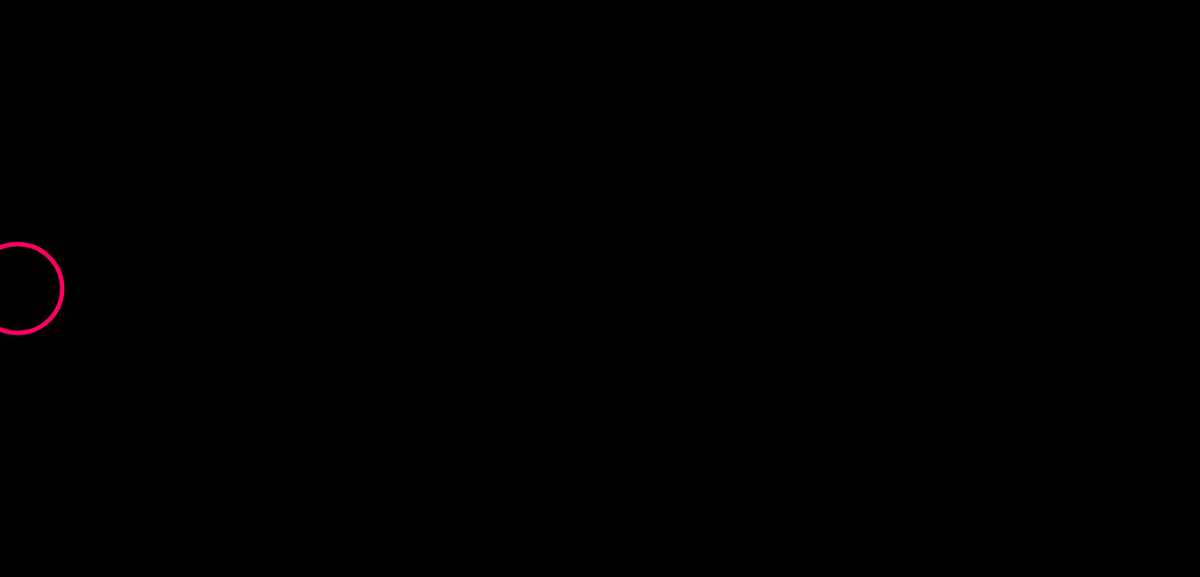
Frame 1 (no input)
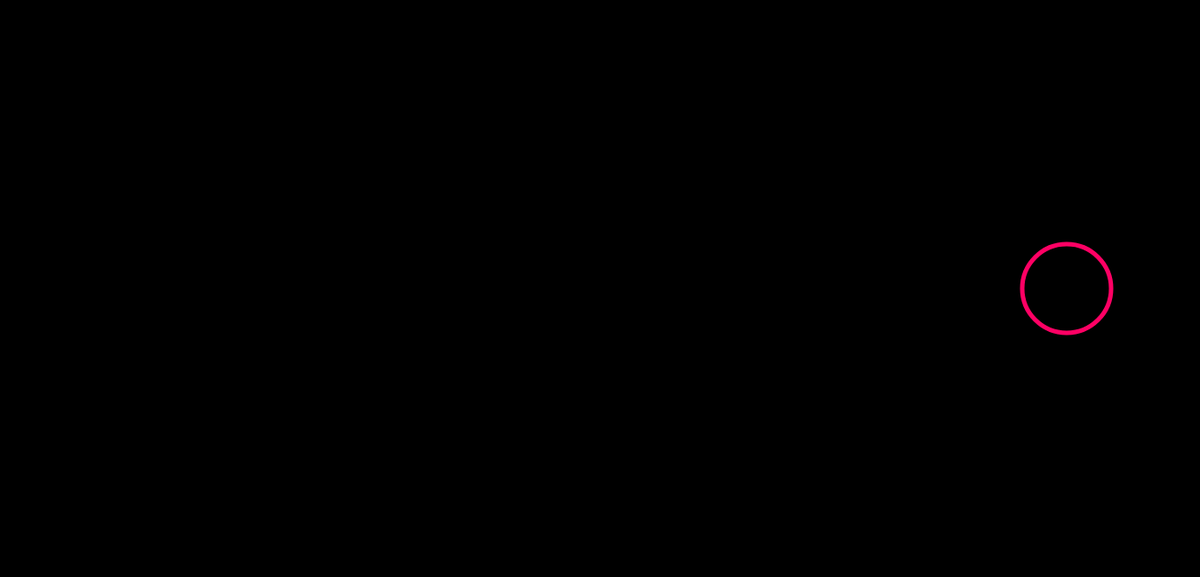
Frame 60 (no input)
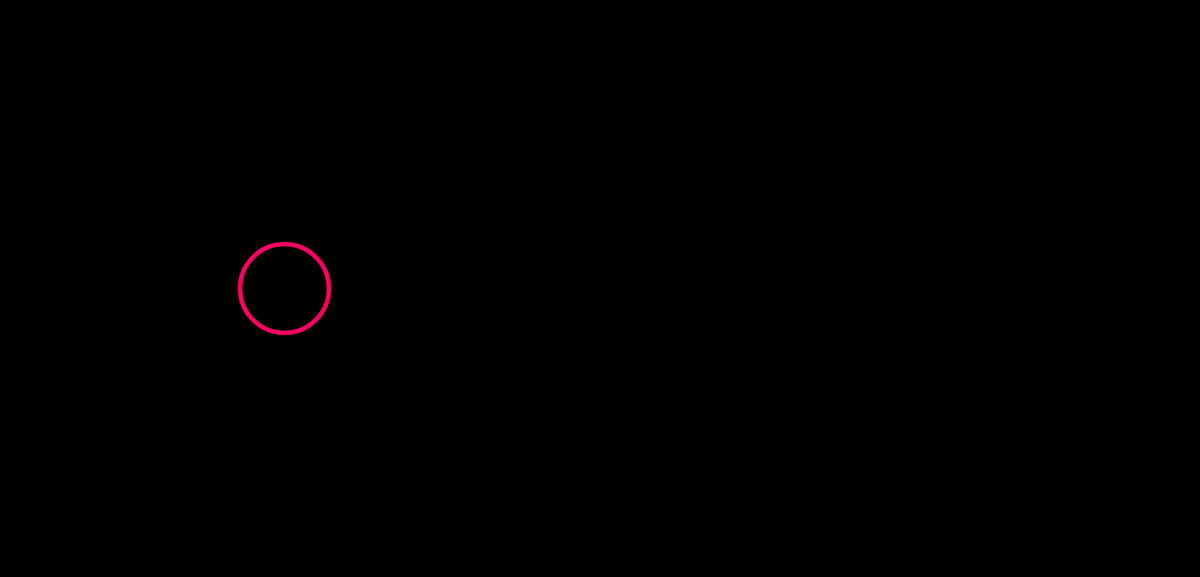
Frame 120 (the mouse pressed at the canvas centre since frame 60)

The p5.js sketch that drew these frames (run headless with seeded random() and noise() and a simulated clock; from frame 60 on, the mouse is pressed at the canvas centre):

// p5.js sketch
// ── sketch.js
var x = 0;
var speed = 20;
function setup() {
  createCanvas(1350, 650);
}


function draw() {
  background(0);

  if(x > width){
    speed *= -1;
  }else if (x < 0){
    speed *= -1;
  }
  x = x + speed;

  stroke(255,0,100);
  strokeWeight(5);
  noFill();
  ellipse(x,height/2,100,100);


}
